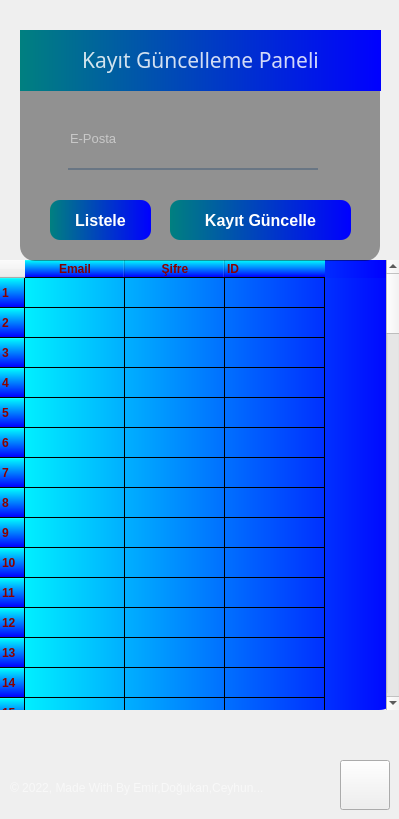
<?xml version="1.0" encoding="UTF-8"?>
<ui version="4.0">
 <class>Form</class>
 <widget class="QWidget" name="Form">
  <property name="geometry">
   <rect>
    <x>0</x>
    <y>0</y>
    <width>399</width>
    <height>819</height>
   </rect>
  </property>
  <property name="windowTitle">
   <string>Form</string>
  </property>
  <property name="styleSheet">
   <string notr="true"/>
  </property>
  <widget class="QWidget" name="widget" native="true">
   <property name="geometry">
    <rect>
     <x>-30</x>
     <y>-30</y>
     <width>450</width>
     <height>867</height>
    </rect>
   </property>
   <property name="maximumSize">
    <size>
     <width>1000</width>
     <height>1000</height>
    </size>
   </property>
   <property name="focusPolicy">
    <enum>Qt::TabFocus</enum>
   </property>
   <property name="styleSheet">
    <string notr="true">QPushButton#pushButton{	
	background-color: qlineargradient(spread:pad, x1:0, y1:0.505682, x2:1, y2:0.477, stop:0 rgba(20, 47, 78, 219), stop:1 rgba(85, 98, 112, 226));
	color:rgba(255, 255, 255, 210);
	border-radius:5px;
}
QPushButton#pushButton:hover{	
	background-color: qlineargradient(spread:pad, x1:0, y1:0.505682, x2:1, y2:0.477, stop:0 rgba(40, 67, 98, 219), stop:1 rgba(105, 118, 132, 226));
}
QPushButton#pushButton:pressed{	
	padding-left:5px;
	padding-top:5px;
	background-color:rgba(105, 118, 132, 200);
}

QPushButton#pushButton_2, #pushButton_3, #pushButton_4, #pushButton_5{	
	background-color: rgba(0, 0, 0, 0);
	color:rgba(85, 98, 112, 255);
}
QPushButton#pushButton_2:hover, #pushButton_3:hover, #pushButton_4:hover, #pushButton_5:hover{	
	color:rgba(155, 168, 182, 220);
}
QPushButton#pushButton_2:pressed, #pushButton_3:pressed, #pushButton_4:pressed, #pushButton_5:pressed{	
	padding-left:5px;
	padding-top:5px;
	color:rgba(115, 128, 142, 255);
}</string>
   </property>
   <widget class="QLabel" name="label">
    <property name="geometry">
     <rect>
      <x>10</x>
      <y>20</y>
      <width>450</width>
      <height>867</height>
     </rect>
    </property>
    <property name="maximumSize">
     <size>
      <width>1000</width>
      <height>1000</height>
     </size>
    </property>
    <property name="styleSheet">
     <string notr="true">border-radius:20px;
border-image: url(:/images/Images/background.png);</string>
    </property>
    <property name="text">
     <string/>
    </property>
   </widget>
   <widget class="QTableWidget" name="table">
    <property name="geometry">
     <rect>
      <x>30</x>
      <y>290</y>
      <width>400</width>
      <height>450</height>
     </rect>
    </property>
    <property name="styleSheet">
     <string notr="true">font: 75 10pt &quot;Microsoft YaHei UI&quot;;
font-weight: bold;
color: darkred;
background-color: qlineargradient(spread:pad, x1:0, y1:0, x2:1, y2:0, stop:0 rgb(0,255,255), stop:1 rgb(0, 0, 255));
border-style: solid;
border-radius:21px;
</string>
    </property>
    <property name="rowCount">
     <number>100</number>
    </property>
    <property name="columnCount">
     <number>3</number>
    </property>
    <row/>
    <row/>
    <row/>
    <row/>
    <row/>
    <row/>
    <row/>
    <row/>
    <row/>
    <row/>
    <row/>
    <row/>
    <row/>
    <row/>
    <row/>
    <row/>
    <row/>
    <row/>
    <row/>
    <row/>
    <row/>
    <row/>
    <row/>
    <row/>
    <row/>
    <row/>
    <row/>
    <row/>
    <row/>
    <row/>
    <row/>
    <row/>
    <row/>
    <row/>
    <row/>
    <row/>
    <row/>
    <row/>
    <row/>
    <row/>
    <row/>
    <row/>
    <row/>
    <row/>
    <row/>
    <row/>
    <row/>
    <row/>
    <row/>
    <row/>
    <row/>
    <row/>
    <row/>
    <row/>
    <row/>
    <row/>
    <row/>
    <row/>
    <row/>
    <row/>
    <row/>
    <row/>
    <row/>
    <row/>
    <row/>
    <row/>
    <row/>
    <row/>
    <row/>
    <row/>
    <row/>
    <row/>
    <row/>
    <row/>
    <row/>
    <row/>
    <row/>
    <row/>
    <row/>
    <row/>
    <row/>
    <row/>
    <row/>
    <row/>
    <row/>
    <row/>
    <row/>
    <row/>
    <row/>
    <row/>
    <row/>
    <row/>
    <row/>
    <row/>
    <row/>
    <row/>
    <row/>
    <row/>
    <row/>
    <row/>
    <column>
     <property name="text">
      <string>Email</string>
     </property>
     <property name="font">
      <font>
       <family>Arial</family>
       <pointsize>9</pointsize>
       <weight>75</weight>
       <bold>true</bold>
      </font>
     </property>
     <property name="textAlignment">
      <set>AlignCenter</set>
     </property>
     <property name="background">
      <color>
       <red>0</red>
       <green>0</green>
       <blue>0</blue>
      </color>
     </property>
     <property name="foreground">
      <brush brushstyle="SolidPattern">
       <color alpha="255">
        <red>132</red>
        <green>0</green>
        <blue>0</blue>
       </color>
      </brush>
     </property>
     <property name="icon">
      <iconset>
       <normaloff>Images/Icon/mailikon.png</normaloff>Images/Icon/mailikon.png</iconset>
     </property>
    </column>
    <column>
     <property name="text">
      <string>Şifre</string>
     </property>
     <property name="font">
      <font>
       <weight>75</weight>
       <bold>true</bold>
      </font>
     </property>
     <property name="icon">
      <iconset>
       <normaloff>Images/Icon/sifreikon.png</normaloff>Images/Icon/sifreikon.png</iconset>
     </property>
    </column>
    <column>
     <property name="text">
      <string>ID</string>
     </property>
     <property name="font">
      <font>
       <weight>75</weight>
       <bold>true</bold>
      </font>
     </property>
     <property name="textAlignment">
      <set>AlignJustify|AlignVCenter</set>
     </property>
     <property name="icon">
      <iconset>
       <normaloff>Images/Icon/IDikon.png</normaloff>Images/Icon/IDikon.png</iconset>
     </property>
    </column>
   </widget>
   <widget class="QLabel" name="lbl_login">
    <property name="geometry">
     <rect>
      <x>190</x>
      <y>100</y>
      <width>91</width>
      <height>55</height>
     </rect>
    </property>
    <property name="font">
     <font>
      <family>Freestyle Script</family>
      <pointsize>30</pointsize>
      <weight>50</weight>
      <bold>false</bold>
     </font>
    </property>
    <property name="styleSheet">
     <string notr="true">color:rgba(255, 255, 255, 210);</string>
    </property>
    <property name="text">
     <string/>
    </property>
   </widget>
   <widget class="QLabel" name="label_7">
    <property name="geometry">
     <rect>
      <x>50</x>
      <y>60</y>
      <width>360</width>
      <height>231</height>
     </rect>
    </property>
    <property name="maximumSize">
     <size>
      <width>1000</width>
      <height>1000</height>
     </size>
    </property>
    <property name="styleSheet">
     <string notr="true">background-color:rgba(0, 0, 0, 100);
border-radius:15px;</string>
    </property>
    <property name="text">
     <string/>
    </property>
   </widget>
   <widget class="QLineEdit" name="email">
    <property name="geometry">
     <rect>
      <x>98</x>
      <y>145</y>
      <width>250</width>
      <height>55</height>
     </rect>
    </property>
    <property name="maximumSize">
     <size>
      <width>1000</width>
      <height>1000</height>
     </size>
    </property>
    <property name="font">
     <font>
      <family>Arial</family>
      <pointsize>10</pointsize>
     </font>
    </property>
    <property name="focusPolicy">
     <enum>Qt::StrongFocus</enum>
    </property>
    <property name="styleSheet">
     <string notr="true">background-color:rgb(0,0,0,0) ;
border:none;
border-bottom:2px solid rgba(105, 118, 132, 255);
color:rgba(255, 255, 255, 255);
padding-bottom:7px;</string>
    </property>
    <property name="text">
     <string/>
    </property>
    <property name="placeholderText">
     <string>E-Posta</string>
    </property>
   </widget>
   <widget class="QLabel" name="lbl_login_3">
    <property name="geometry">
     <rect>
      <x>50</x>
      <y>60</y>
      <width>361</width>
      <height>61</height>
     </rect>
    </property>
    <property name="maximumSize">
     <size>
      <width>1000</width>
      <height>1000</height>
     </size>
    </property>
    <property name="font">
     <font>
      <family>Arial Rounded MT Bold</family>
      <pointsize>16</pointsize>
      <weight>50</weight>
      <bold>false</bold>
     </font>
    </property>
    <property name="styleSheet">
     <string notr="true">color:rgba(255, 255, 255, 210);px:25;
background-color: qlineargradient(spread:pad, x1:0, y1:0, x2:1, y2:0, stop:0 rgb(0, 128, 128), stop:1 rgb(0, 0, 255));</string>
    </property>
    <property name="text">
     <string>&lt;html&gt;&lt;head/&gt;&lt;body&gt;&lt;p align=&quot;center&quot;&gt;Kayıt Güncelleme Paneli&lt;/p&gt;&lt;/body&gt;&lt;/html&gt;</string>
    </property>
   </widget>
   <widget class="QPushButton" name="btn_guncelle">
    <property name="geometry">
     <rect>
      <x>200</x>
      <y>230</y>
      <width>181</width>
      <height>40</height>
     </rect>
    </property>
    <property name="font">
     <font>
      <family>Tahoma</family>
      <pointsize>12</pointsize>
      <weight>75</weight>
      <italic>false</italic>
      <bold>true</bold>
     </font>
    </property>
    <property name="cursor">
     <cursorShape>PointingHandCursor</cursorShape>
    </property>
    <property name="focusPolicy">
     <enum>Qt::ClickFocus</enum>
    </property>
    <property name="styleSheet">
     <string notr="true">QPushButton {
font: 15 12pt &quot;Microsoft YaHei UI&quot;;
font: 75 12pt &quot;Tahoma&quot;;
font-weight: bold;
color: white;
background-color: qlineargradient(spread:pad, x1:0, y1:0, x2:1, y2:0, stop:0 rgb(0, 128, 128), stop:1 rgb(0, 0, 255));
border-radius:10px;
}
QPushButton:hover {background-color: qlineargradient(spread:pad, x1:0, y1:0, x2:1, y2:0, stop:0 rgb(0, 0, 255), stop:1 rgb(0,128,128));

}
QPushButton:pressed {background-color:rgb(0, 0, 255);
}</string>
    </property>
    <property name="text">
     <string>Kayıt Güncelle</string>
    </property>
    <property name="icon">
     <iconset>
      <normaloff>Images/Icon/g2.png</normaloff>Images/Icon/g2.png</iconset>
    </property>
   </widget>
   <widget class="QPushButton" name="btn_goster">
    <property name="geometry">
     <rect>
      <x>80</x>
      <y>230</y>
      <width>101</width>
      <height>40</height>
     </rect>
    </property>
    <property name="font">
     <font>
      <family>Tahoma</family>
      <pointsize>12</pointsize>
      <weight>75</weight>
      <italic>false</italic>
      <bold>true</bold>
     </font>
    </property>
    <property name="cursor">
     <cursorShape>PointingHandCursor</cursorShape>
    </property>
    <property name="focusPolicy">
     <enum>Qt::ClickFocus</enum>
    </property>
    <property name="styleSheet">
     <string notr="true">QPushButton {
font: 15 12pt &quot;Microsoft YaHei UI&quot;;
font: 75 12pt &quot;Tahoma&quot;;
font-weight: bold;
color: white;
background-color: qlineargradient(spread:pad, x1:0, y1:0, x2:1, y2:0, stop:0 rgb(0, 128, 128), stop:1 rgb(0, 0, 255));
border-radius:10px;
}
QPushButton:hover {
background-color: qlineargradient(spread:pad, x1:0, y1:0, x2:1, y2:0, stop:0 rgb(0, 0, 255), stop:1 rgb(0,128,128));
}
QPushButton:pressed {
background-color:rgb(0, 0, 255);
}</string>
    </property>
    <property name="text">
     <string>Listele</string>
    </property>
    <property name="icon">
     <iconset>
      <normaloff>Images/Icon/listeleikon.png</normaloff>Images/Icon/listeleikon.png</iconset>
    </property>
   </widget>
   <widget class="QLabel" name="label_5">
    <property name="geometry">
     <rect>
      <x>40</x>
      <y>790</y>
      <width>280</width>
      <height>55</height>
     </rect>
    </property>
    <property name="font">
     <font>
      <family>Arial</family>
     </font>
    </property>
    <property name="styleSheet">
     <string notr="true">color:rgba(255, 255, 255, 140);</string>
    </property>
    <property name="text">
     <string>© 2022, Made With By Emir,Doğukan,Ceyhun...</string>
    </property>
   </widget>
   <widget class="QPushButton" name="btn_geri">
    <property name="geometry">
     <rect>
      <x>370</x>
      <y>790</y>
      <width>50</width>
      <height>50</height>
     </rect>
    </property>
    <property name="font">
     <font>
      <pointsize>11</pointsize>
      <weight>50</weight>
      <bold>false</bold>
      <underline>false</underline>
     </font>
    </property>
    <property name="cursor">
     <cursorShape>BusyCursor</cursorShape>
    </property>
    <property name="styleSheet">
     <string notr="true">border-image:url(:/images/Images/Icon/geri.png)</string>
    </property>
    <property name="text">
     <string/>
    </property>
   </widget>
  </widget>
 </widget>
 <resources>
  <include location="res.qrc"/>
 </resources>
 <connections/>
</ui>
